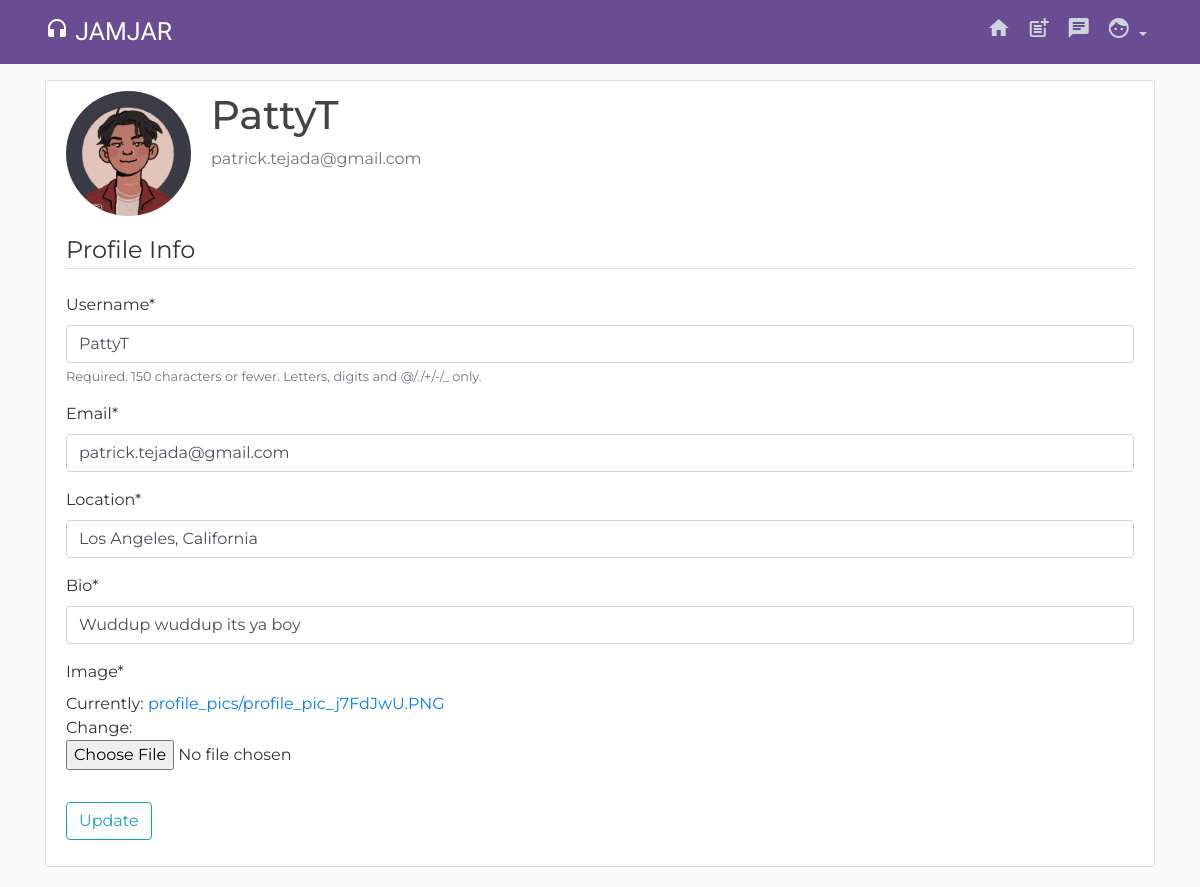
The page /profile/settings (signed in) on the database as committed earlier.
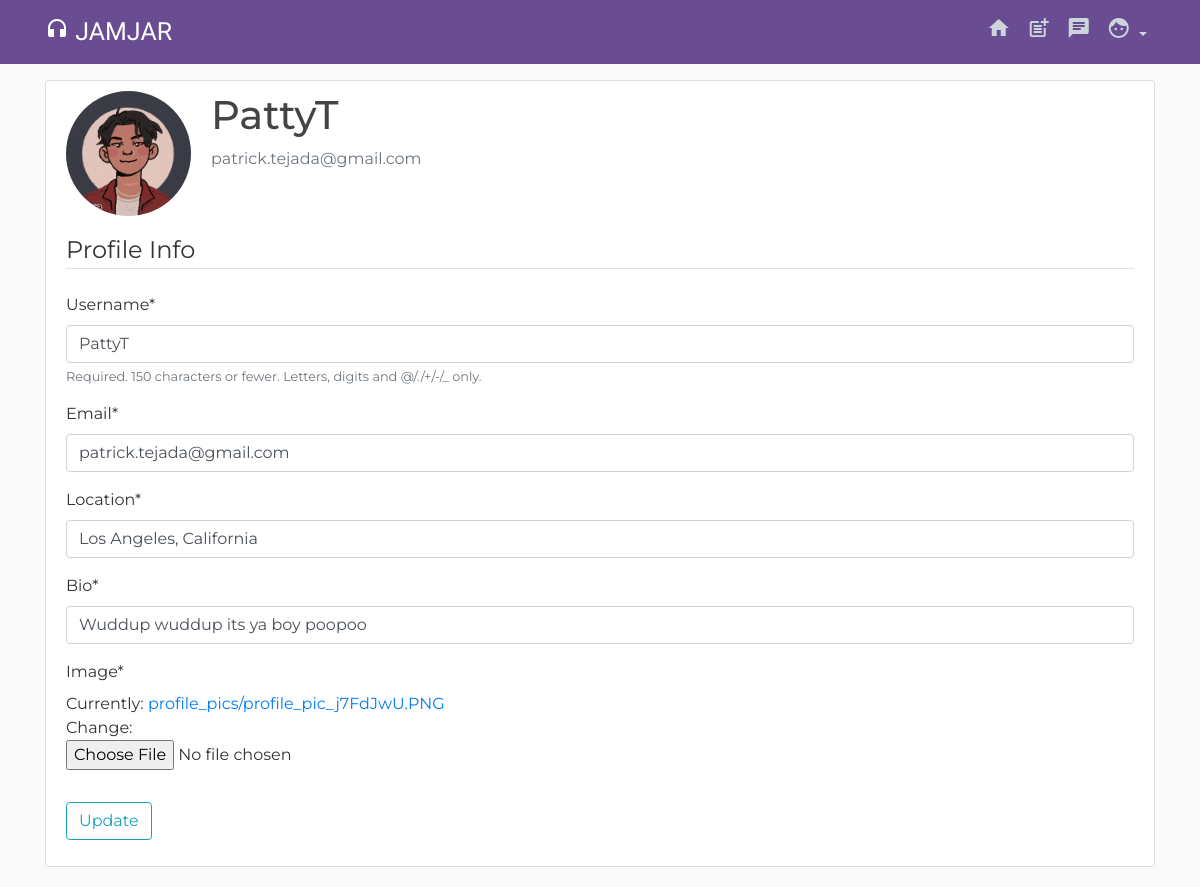
The same page on the database as committed later.
### users/models.py (models this page shows, shortened)
class Profile(models.Model):
    user = models.OneToOneField(User, on_delete=models.CASCADE)
    image = models.ImageField(default='default.jpg', upload_to='profile_pics')
    location = models.CharField(max_length=50, null=True, blank=True)
    bio = models.TextField(max_length=150, null=True, blank=True)

### users/views.py (the view)
# urls.py: path('profile/settings', user_views.profile_settings, name='settings'),
@login_required
def profile_settings(request):
    if request.method == 'POST':
        u_form = UserUpdateForm(request.POST, instance=request.user)
        p_form = ProfileUpdateForm(request.POST,
                                   request.FILES,
                                   instance=request.user.profile)
        if u_form.is_valid() and p_form.is_valid():
            u_form.save()
            p_form.save()
            messages.success(request, f'Your account has been updated!')
            return redirect('settings')
    else:
        u_form = UserUpdateForm(instance=request.user)
        p_form = ProfileUpdateForm(instance=request.user.profile)
    context = {
        'u_form': u_form,
        'p_form': p_form
    }
    return render(request, 'users/profile_settings.html', context)

### users/forms.py
class UserUpdateForm(forms.ModelForm):
    email = forms.EmailField()
    class Meta:
        model = User
        fields = ['username', 'email']

class ProfileUpdateForm(forms.ModelForm):
    location = forms.CharField()
    bio = forms.CharField()
    class Meta:
        model = Profile
        fields = ['location', 'bio', 'image']

### users/templates/users/profile_settings.html (shortened to what this page needs)
{% extends "blog/base.html" %}
{% load crispy_forms_tags %}
{% block content %}
    <div class="content-section">
      <div class="media">
        <img class="rounded-circle account-img" src="{{ user.profile.image.url }}">
        <div class="media-body">
          <h2 class="account-heading">{{ user.username }}</h2>
          <p class="text-secondary">{{ user.email }}</p>
        </div>
      </div>
      <form method = "POST" enctype="multipart/form-data">
        <fieldset class = "form-group">
            <legend class = "border-bottom mb-4">Profile Info</legend>
              {{ u_form|crispy }}
              {{ p_form|crispy }}
        </fieldset>
        <div class = "form-group">
            <button class ="btn btn-outline-info" type ="submit">Update</button>
        </div>
      </form>
    </div>
{% endblock content %}

Rows that differ between the two databases and show on the page:
changed Profile "Los Angeles, California": bio "Wuddup wuddup its ya boy" → "Wuddup wuddup its ya boy poopoo"
